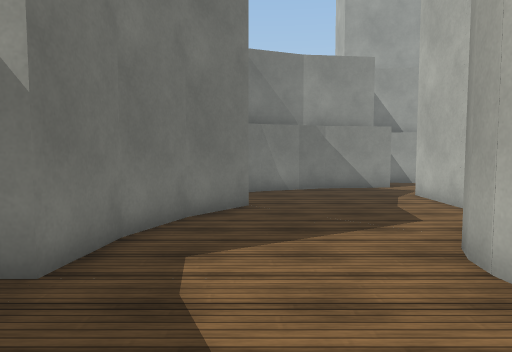
view 1 (above)

19 first-person views from a walk through a 3-D level made in the Unity game engine. The camera is 1.4 m above the floor, tilts 4° down and sees 70° across. The floor is counted in squares, 1 m on a side. Each view is taken from the middle of a square. On the plan, view 1 faces up. The plan holds only what a view shows up to about 16 squares ahead; the rest is blank. The place goes on beyond the plan. The player character is not drawn. Surface patterns are stand-ins for the level's own textures.

view 2
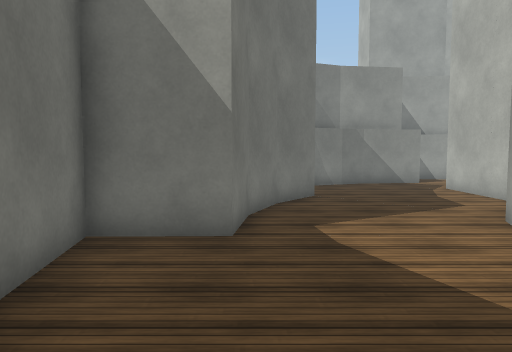

view 3
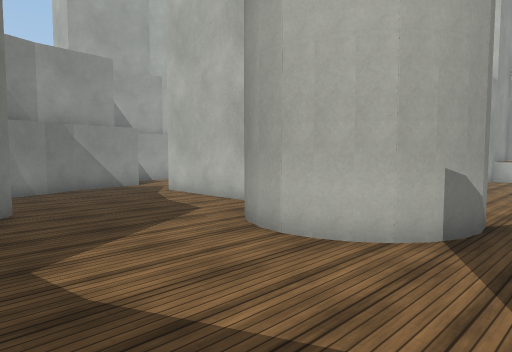

view 4
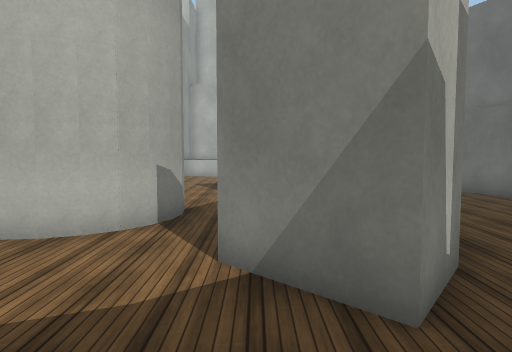

view 5
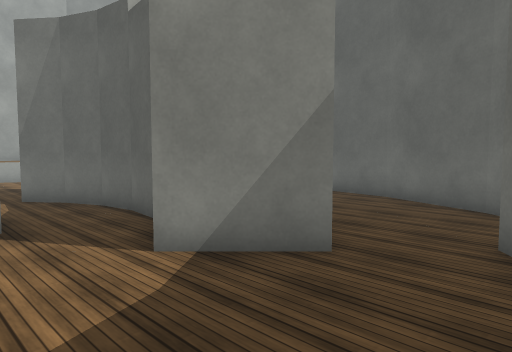

view 6
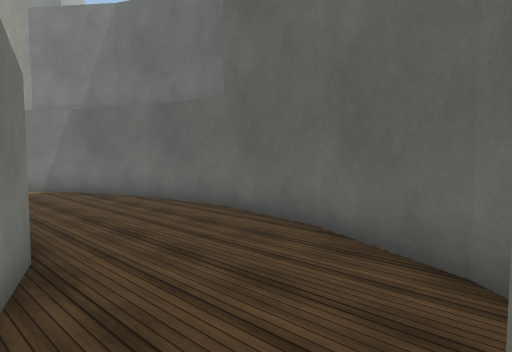

view 7
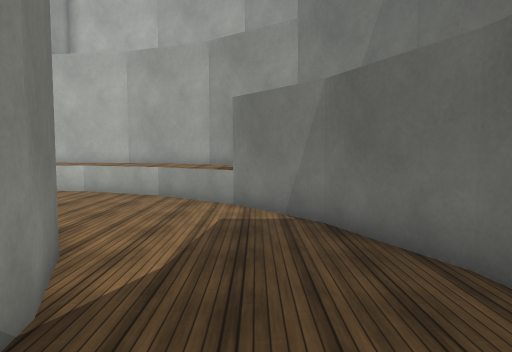

view 8
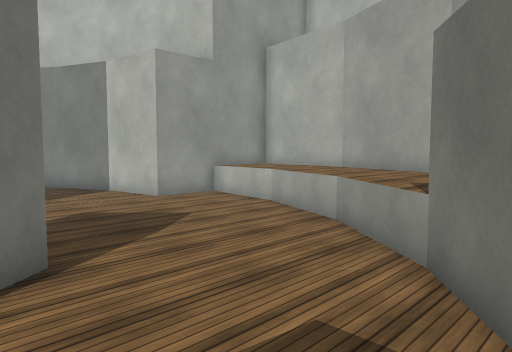

view 9
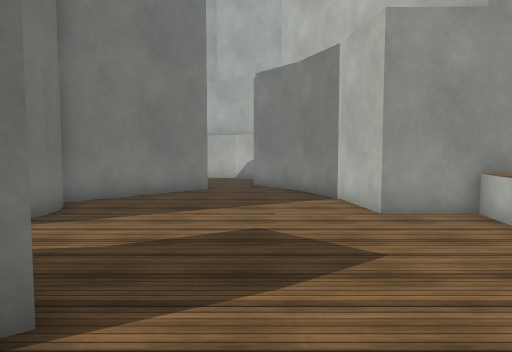

view 10
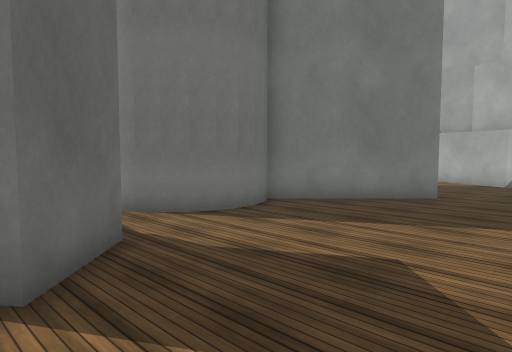

view 11
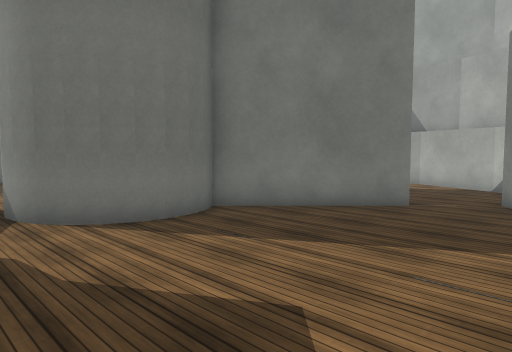

view 12
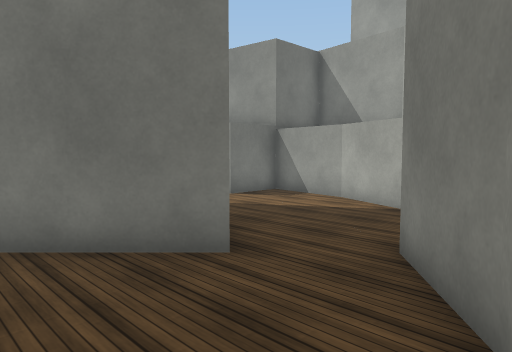

view 13
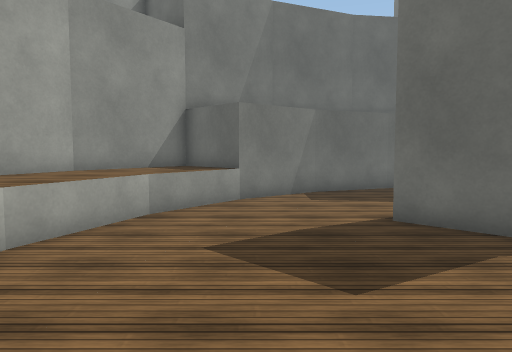

view 14
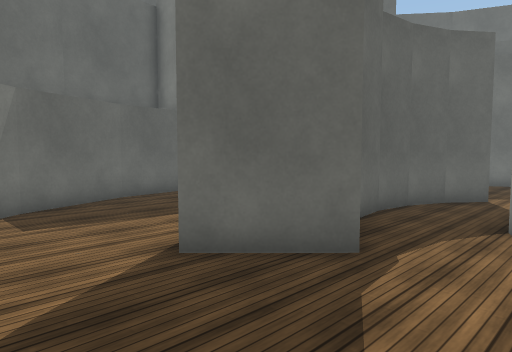

view 15
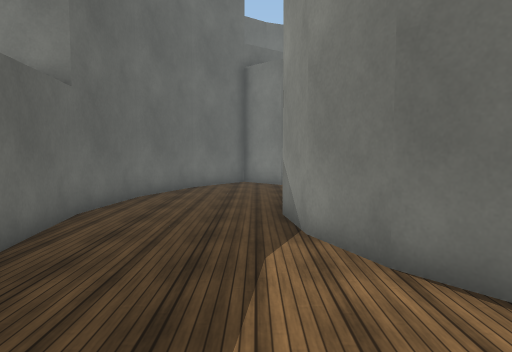

view 16
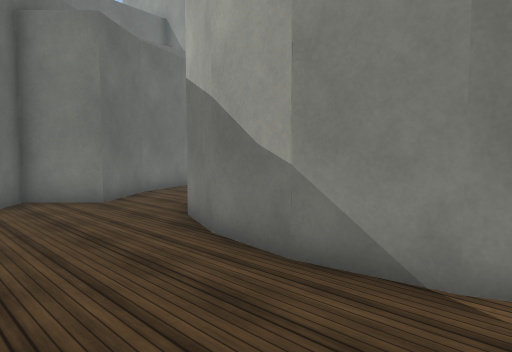

view 17
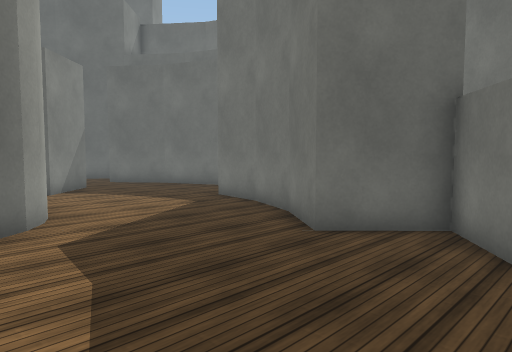

view 18
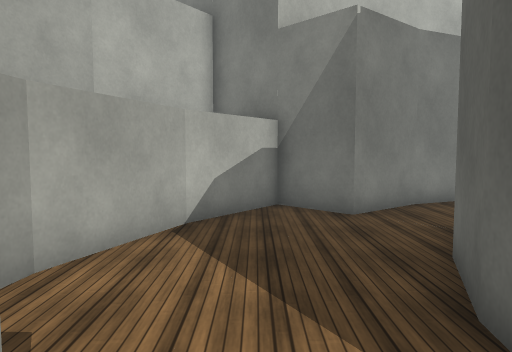

view 19
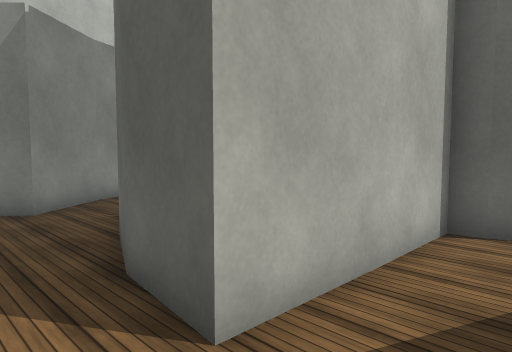

### Floor plan
Key: @ floor where view 1 was taken; # wall or solid block; . floor; ^ raised ledge.
Columns run from 5 left of view 1 to 19 right of it. Each row starts with its distance up from view 1.
 16           #####
 15           #...###
 14        ####.....###
 13      ###..........#
 12    ###............##
 11    #......####...##
 10    ##.....#  ##. .#
  9    ##.....#  ###..##
  8    ##.....#  ##....#
  7    #......####.....##
  6    #.....####.......#
  5    #....##  #.......#
  4 ####....#   #.......#####
  3 #.......## ##.........^^^
  2 #........###..........^^^
  1 ##....................^^^
  0  #...@##.....##......^^^#
 -1  ##..###########.....^^^#
 -2   #...#########.....^^^^
 -3   ##...#######......^^^#
 -4   #................^^^##
 -5   #...............##^^#
 -6   ###...........######
 -7     ###.......###
 -8       #########

Positions as (right, up) in squares from view 1, and headings:
1: (0, 0), facing up
2: (-2, -2), facing up
3: (-2, 0), facing up-right
4: (-3, 0), facing right
5: (-3, 3), facing down-right
6: (-2, -2), facing down-right
7: (4, -5), facing right
8: (9, -6), facing up-right
9: (12, -4), facing up
10: (14, -2), facing up-left
11: (14, 0), facing up-left
12: (14, 6), facing up-left
13: (13, 6), facing down
14: (13, 3), facing down-left
15: (13, -4), facing left
16: (8, -7), facing up-left
17: (5, 13), facing down-left
18: (4, 13), facing right
19: (3, 13), facing down-right
